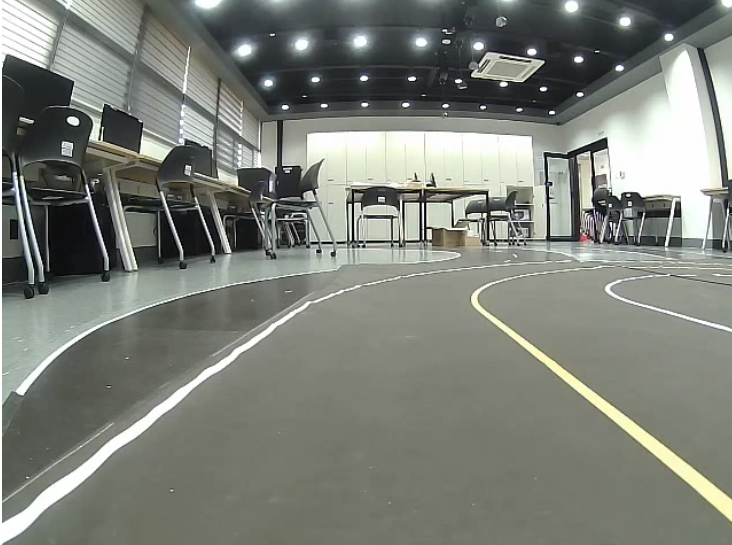
#> input picture crop/image/test_image.png, 732 x 545 px, found by its file name
$ python crop_image2.py
#> lines starting #> are read from the running program, lines starting #| are printed output that depends on the picture
from PIL import Image

img = Image.open('C:/0710pcv/test_image.png')
#> img is the input picture: PIL image 732x545 RGB; mean R, G, B 125.3, 129, 121.2
area = (100,300,700,500)
cropped_img = img.crop(area)
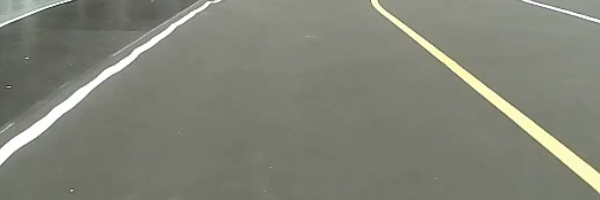
#> cropped_img: PIL image 600x200 RGB; mean R, G, B 128.8, 131.2, 119.4

img.show()
cropped_img.show()
